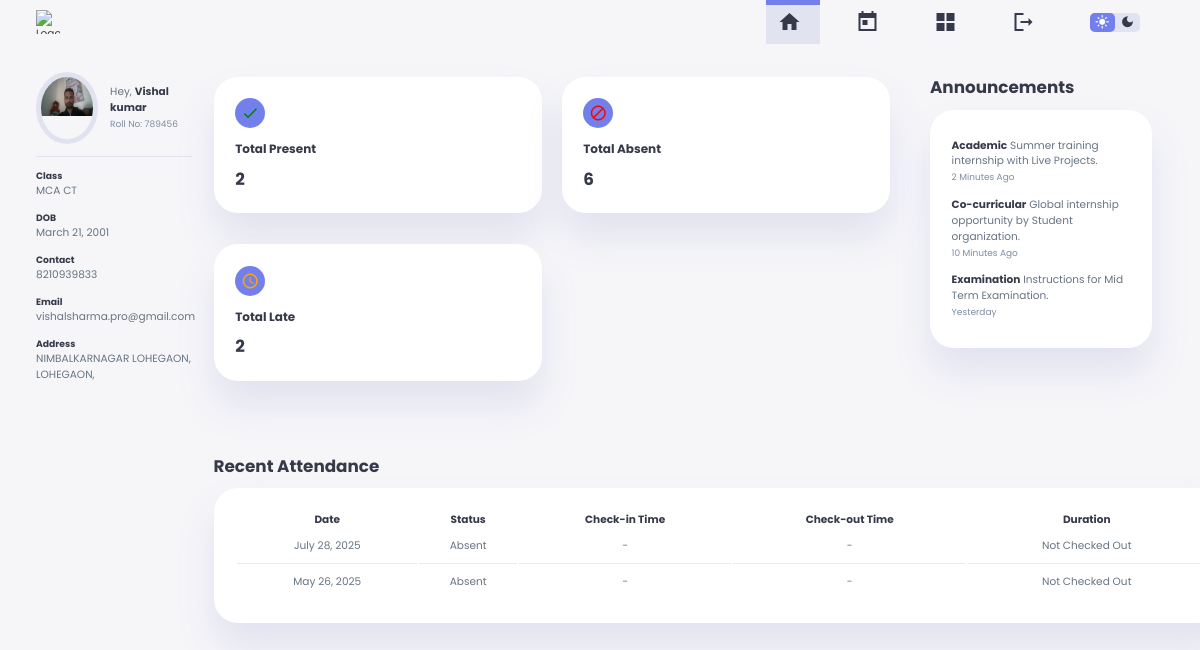
The page /student-dashboard/ (signed in) on the database its author committed.
### app1/models.py (models this page shows, shortened)
class Student(models.Model):
    user = models.OneToOneField(User, on_delete=models.CASCADE, related_name="student_profile")
    name = models.CharField(max_length=255)
    email = models.EmailField(max_length=255)
    phone_number = models.CharField(max_length=15)
    student_class = models.CharField(max_length=100)
    image = models.ImageField(upload_to='students/')
    authorized = models.BooleanField(default=False)
    roll_no = models.CharField(max_length=20)
    address = models.TextField()
    date_of_birth = models.DateField()
    joining_date = models.DateField()
    mother_name = models.CharField(max_length=255)
    father_name = models.CharField(max_length=255)

class Attendance(models.Model):
    student = models.ForeignKey(Student, on_delete=models.CASCADE)
    date = models.DateField()
    check_in_time = models.DateTimeField(null=True, blank=True)
    check_out_time = models.DateTimeField(null=True, blank=True)
    status = models.CharField(max_length=20, choices=[('Present', 'Present'), ('Absent', 'Absent')], default='Absent')
    is_late = models.BooleanField(default=False)
    email_sent = models.BooleanField(default=False)

### app1/views.py (the view)
# urls.py: path('student-dashboard/', views.student_dashboard, name='student_dashboard'),
@login_required
def student_dashboard(request):
    try:
        student = Student.objects.get(user=request.user)
    except Student.DoesNotExist:
        messages.error(request, "Student record does not exist for this user.")
        return redirect('admin_dashboard')  # Redirect to home or profile creation page if student does not exist
    total_late_count = Attendance.objects.filter(student=student, is_late=True).count()
    total_present = Attendance.objects.filter(student=student, status='Present').count()
    total_absent = Attendance.objects.filter(student=student, status='Absent').count()
    attendance_records = student.attendance_set.all().order_by('-date')[:2]
    fee = Fee.objects.filter(student=student, paid=False).first()  # Get the unpaid fee record (if any)
    fee_payment_records = FeePayment.objects.filter(fee=fee) if fee else []
    context = {
        'student': student,
        'total_present': total_present,
        'total_absent': total_absent,
        'attendance_records': attendance_records,
        'fee': fee,
        'fee_payment_records': fee_payment_records,
        'total_late_count': total_late_count,
    }
    return render(request, 'student/student-dashboard.html', context)

### templates/student/student-dashboard.html (shortened to what this page needs)
{% load static %}
<!DOCTYPE html>
<html lang="en">
<head>
    <link rel="stylesheet" href="{% static 'style.css' %}">
</head>
<body>
    <header>
        <div class="logo" title="University Management System">
            <img src="https://apycoder.com/wp-content/uploads/2024/02/WhatsApp-Image-2024-02-10-at-2.31.50-PM-1.jpeg" alt="Logo">
        </div>
        <div class="navbar">
            <a href="{% url 'student_dashboard' %}" class="active">
                <span class="material-icons-sharp">home</span>
            </a>
            <a href="{%url 'student_attendance'%}" onclick="timeTableAll()">
                <span class="material-icons-sharp">today</span>
            </a>
            <a href="{% url 'student_fee_detail' %}">
                <span class="material-icons-sharp">grid_view</span>
            </a>
            <a href="{% url 'logout' %}">
                <span class="material-icons-sharp">logout</span>
            </a>
        </div>
        <div class="theme-toggler">
            <span class="material-icons-sharp active">light_mode</span>
            <span class="material-icons-sharp">dark_mode</span>
        </div>
    </header>
    <div class="container">
        <aside>
            <div class="profile">
                <div class="top">
                    <div class="profile-photo">
                        {% if student.image %}
                            <img src="{{ student.image.url }}" alt="Profile Photo">
                        {% else %}
                            <img src="{% static 'images/default_profile.jpg' %}" alt="Default Profile Photo">
                        {% endif %}
                    </div>
                    <div class="info">
                        <p>Hey, <b>{{ student.name }}</b></p>
                        <small class="text-muted">Roll No: {{ student.roll_no }}</small>
                    </div>
                </div>
                <div class="about">
                    <h5>Class</h5>
                    <p>{{ student.student_class }}</p>
                    <h5>DOB</h5>
                    <p>{{ student.date_of_birth }}</p>
                    <h5>Contact</h5>
                    <p>{{ student.phone_number }}</p>
                    <h5>Email</h5>
                    <p>{{ student.email }}</p>
                    <h5>Address</h5>
                    <p>{{ student.address }}</p>
                </div>
            </div>
        </aside>
        <main>
            <div class="subjects">
                <div class="attendance-summary">
                    <span class="material-icons-sharp" style="color: green;">done</span>
                    <h3>Total Present</h3>
                    <h2>{{ total_present }}</h2>
                </div>
                <div class="attendance-summary">
                    <span class="material-icons-sharp" style="color: red;">block</span>
                    <h3>Total Absent</h3>
                    <h2>{{ total_absent }}</h2>
                </div>
                <div class="attendance-summary">
                    <span class="material-icons-sharp" style="color: orange;">schedule</span>
                    <h3>Total Late</h3>
                    <h2>{{ total_late_count }}</h2>
                </div>
            </div>
<div class="timetable" id="timetable">
    <div>
        <h2>Recent Attendance</h2>
    </div>
    <table>
        <thead>
            <tr>
                <th>Date</th>
                <th>Status</th>
                <th>Check-in Time</th>
                <th>Check-out Time</th>
                <th>Duration</th>
            </tr>
        </thead>
        <tbody>
            {% for record in attendance_records %}
            <tr>
                <td>{{ record.date }}</td>
                <td>{{ record.status }}</td>
                <td>
                    {% if record.check_in_time %}
                        {{ record.check_in_time|date:"h:i:s A" }}
                    {% else %}
                        -
                    {% endif %}
                </td>
                <td>
                    {% if record.check_out_time %}
                        {{ record.check_out_time|date:"h:i:s A" }}
                    {% else %}
                        -
                    {% endif %}
                </td>
                <td>
                    {% if record.check_in_time and record.check_out_time %}
                        {{ record.calculate_duration }}
                    {% else %}
                        Not Checked Out
                    {% endif %}
                </td>
            </tr>
            {% empty %}
            <tr>
                <td colspan="5">No attendance records found.</td>
            </tr>
            {% endfor %}
        </tbody>
    </table>
</div>
        </main>
        <div class="right">
            <div class="announcements">
                <h2>Announcements</h2>
                <div class="updates">
                    <div class="message">
                        <p><b>Academic</b> Summer training internship with Live Projects.</p>
                        <small class="text-muted">2 Minutes Ago</small>
                    </div>
                    <div class="message">
                        <p><b>Co-curricular</b> Global internship opportunity by Student organization.</p>
                        <small class="text-muted">10 Minutes Ago</small>
                    </div>
                    <div class="message">
                        <p><b>Examination</b> Instructions for Mid Term Examination.</p>
                        <small class="text-muted">Yesterday</small>
                    </div>
                </div>
            </div>
        </div>
    </div>
</body>
</html>

### rows shown on the page
Student: image (picture), name "Vishal kumar", roll_no "789456", student_class "MCA CT", date_of_birth "March 21, 2001", phone_number "8210939833", email "vishalsharma.pro@gmail.com", address "NIMBALKARNAGAR LOHEGAON, LOHEGAON,"
Attendance: date "July 28, 2025", status "Absent", shows "Not Checked Out"
Attendance: date "May 26, 2025", status "Absent", shows "Not Checked Out"

### other values the page prints
{{ total_present }} "2"
{{ total_absent }} "6"
{{ total_late_count }} "2"
